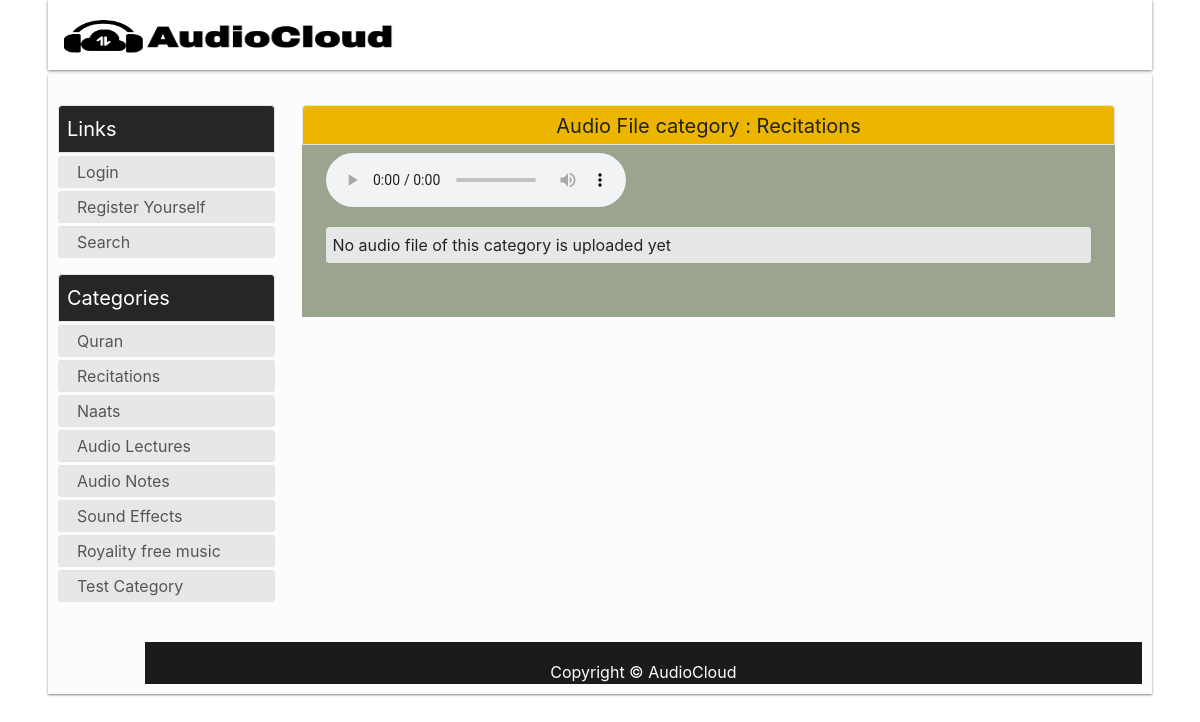
Page /AudioCloud/?search=Recitations on the committed database.
### tables this page shows
CREATE TABLE IF NOT EXISTS `audiocategories` (
  `id` int(20) NOT NULL AUTO_INCREMENT,
  `name` varchar(100) NOT NULL,
  `addedBy` varchar(200) DEFAULT NULL,
  `datetime` timestamp NOT NULL DEFAULT CURRENT_TIMESTAMP,
  PRIMARY KEY (`id`),
  UNIQUE KEY `id` (`id`),
  UNIQUE KEY `name` (`name`)
);

### AudioCloud/redirect.php (called while the page is built, shortened)
<?php
include 'html_Generator.php';
include 'html_Search.php';
class Redirect {
	var $html_gen;
	public function __construct( ){
		$this->html_gen = new HTML_Generator();
	 }
	public function Go_to_Search_Results($variable_Value){
		$this->html_gen->GiveMe_headerSection();
		$this->html_gen->GiveMe_aside();
		$this->html_gen->GiveMe_footerSection();
	}
}
?>

### AudioCloud/DB_Class.php (called while the page is built, shortened)
<?php
class DB_Class{
	public $host = "localhost";
	public $user = "root";
	public $pass = "";
	public $db = "audiocloud";
	protected $conn ;
	public function __construct( ){
		$this->conn = new mysqli($this->host, $this->user, $this->pass, $this->db);
	}
    public function Get_Categories()
    {
      $sql = "SELECT * FROM audiocategories";
      $result=mysqli_query($this->conn, $sql);
      if(!empty($result)){
        return ($result);
      }else{
        return null;
      }
    }
}
?>

### AudioCloud/html_Generator.php (the view, shortened to what this page needs)
<?php
include 'DB_Class.php';
class HTML_Generator {
	public $baseurl;
	public $headSection;
	public $footer;
	public $db_Obj;
	public function __construct()
	{
		$this->db_Obj = new DB_Class();
		$this->baseurl = "http://" . $_SERVER['HTTP_HOST'] . rtrim(dirname($_SERVER['PHP_SELF']), '/\\') . "/";
		$this->headSection = '<!DOCTYPE html>
		<html lang="en" nighteye="active" style="background-image: none !important;" ne="0.32044710471749926">
		<head>
		<link href="style.css" rel="stylesheet" type="text/css">
		<link rel="stylesheet" href="bootstrap.css" type="text/css">
		<script type="text/javascript" src="jquery.js"></script>
		<title>AudioCloud Project</title>
		</head>
		<body>
		<header>
		<nav class="navbar">
		<div class="main_search row" style="margin-left:50%;">
		<span class="">  </span>
		</div>
		<div class="nav_brand align-content-center"><div id="logo"><a href="'. $this->baseurl .'?val=home"> <img  class="align-self-center" src="logoPNG.png" width="350" height="61" > </a></div>
		</div>
		</nav>
		</header> <div class="main_wrapper"><div id="content">';
		$this->footer = '
		<div class="modal" id="exampleModalCentered" tabindex="-1" role="dialog" aria-labelledby="exampleModalCenteredLabel" aria-hidden="true">
		<div class="modal-dialog modal-dialog-centered" role="document">
		<div class="modal-content">
		<div class="modal-header">
		<h5 class="modal-title" id="exampleModalCenteredLabel">Modal title</h5>
		<button type="button" class="close" data-dismiss="modal" aria-label="Close">
		<span aria-hidden="true">&times;</span>
		</button>
		</div>
		<div class="modal-body" id="modal-body" >
		<span class="w-100" id="abcc"> </span>
		<br>
		<div  id="modaltable">
		</div>
		</div>
		<div class="modal-footer">
		<button type="button" class="btn btn-secondary" data-dismiss="modal">Close</button>
		</div>
		</div>
		</div>
		</div> ';
		$this->footer .= '<script type="text/javascript" src="JS_form.js"></script> </div> <footer>Copyright © AudioCloud </footer> </div> </body></html>';
	}
	public function GiveMe_headerSection()
	{
		echo $this->headSection;
	}
	public function GiveMe_footerSection()
	{
		echo $this->footer;
	}
	public function GiveMe_aside ($user = false, $admin = false)
	{
		echo '<aside>';
				echo '<div class="box-head">Links</div>
				<div id="categoriesContent">
				<ul>';
				if(!isset( $_SESSION["log"])){
					echo '<li><a href="'; echo $this->baseurl; echo '?val=login">Login</a></li>
					<li><a href="'; echo $this->baseurl; echo '?val=registor">Register Yourself</a></li> ';
				}
				echo '<li><a href="'. $this->baseurl .'?search=home">Search</a></li></ul></div> ';
				echo '<div class="box-head">Categories </div>
				<div id="categoriesContent"> <ul>';
				$categories = $this->db_Obj->Get_Categories();
				if(!empty($categories)){
					foreach ($categories as $category ) {
						echo '<li><a href="'. $this->baseurl .'?search='.$category['name'].'">'.$category['name'].'</a></li>';
					}
				}
				else
				{
					echo '<li> Donot have any categories </li>';
				}
				echo '</ul> </div>';
				echo '<br> </aside>';
	}
}
?>

### AudioCloud/style.css (style rules this page uses)
* { margin: 0px; padding: 0px; }
a:link { text-decoration:none;color:#6699ff; }
header,div, section, footer, aside, nav, article, hgroup { display:block; }
body { font: normal normal 12px Oswald,'Bebas Neue',Bebas,'Arial Narrow',Sans-Serif;background: url(/img/bg.png); }
.main_wrapper { background: #FCFCFC;;padding: 30px 10px 10px 10px;width: 92%; position: absolute;left:0;right:0;margin-left:auto;margin-right:auto;box-shadow: 0px 1px 2px rgba(0,0,0,0.5);margin-bottom: 50px; }
aside { width: 20%; }
aside .box-head { border-top-left-radius: 4px;border-top-right-radius: 4px;background: #262626;color: #ffffff;text-transform: none;font-size: 20px;border: 1px solid #e5e4e4;padding: 8px;margin-bottom: 3px; }
#categoriesContent ul { list-style: none; }
#categoriesContent ul li { border-radius: 3px; margin: 3px 0 0 0; border: 1px solid #e5e4e4; padding: 0; height: 32px; background: #e7e7e7; overflow: hidden; text-overflow: ellipsis; }
#categoriesContent ul li a { font-size: 16px;line-height: 18px;color: #565656;text-decoration: none;text-transform: none; display: block;padding: 7px;padding-left:18px; display: -webkit-box; margin: 0 auto; line-height: 1; -webkit-line-clamp: 2; -webkit-box-orient: vertical; overflow: hidden; text-overflow: ellipsis; }
footer { width: 92%; margin: 0 auto;height: 42px;background:#1B1B1B;text-align: center;float: right;color: white;font-size: 16px;padding-top: 18px;margin-top: 10px;margin: 0 auto; }
.navbar { height: 70px;margin: 0 auto;margin-bottom: 5px;width: 92%; margin-top: 0px;box-shadow: 0px 1px 3px rgba(0,0,0,0.5); }
.nav_brand { width: 107px;height: 70px;position: absolute;text-align: center;color: white; }
#logo { padding-top: 3px; }
#logo a { font-size: 29px;color: #ECB600;font-family: 'Oswald', sans-serif;text-decoration:none; }
.main_search { width: 402px;height: 86px;margin: 7px 35px 0 0;float: right; }
a { color:rgb(140,140,250); }
html { color:#000; background-image:none !important; background:#fff !important; }
body { background-color:#fff; background-image:none !important; }
html { filter: contrast(100%) brightness(100%) saturate(100%); }

### rows in the picture
audiocategories: name "Quran"
audiocategories: name "Recitations"
audiocategories: name "Naats"
audiocategories: name "Audio Lectures"
audiocategories: name "Audio Notes"
audiocategories: name "Sound Effects"
audiocategories: name "Royality free music"
audiocategories: name "Test Category"

### other values in the picture
$value "Recitations"
